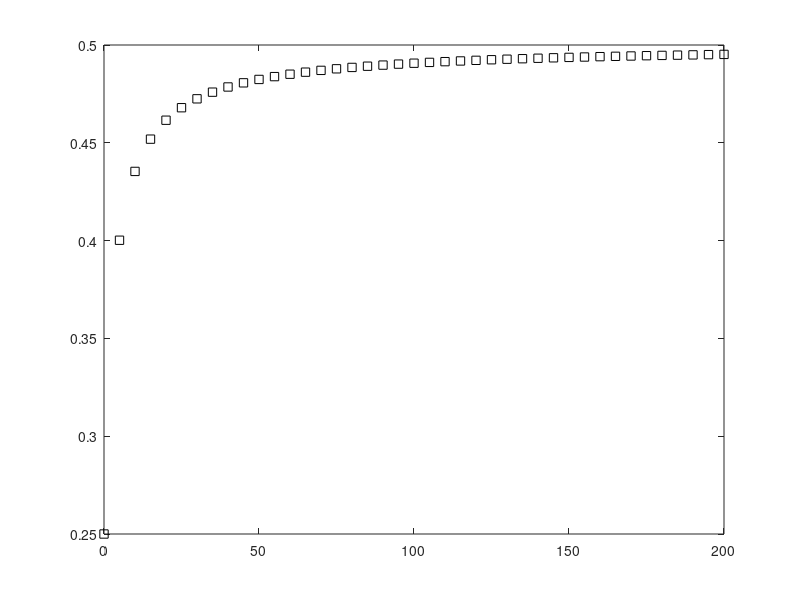

Recreate this plot in MATLAB.
x = [0.25];
iterator = 1;
n = 0:5:200;

while iterator <= 200

    x(iterator+1) = x(iterator)^2 + 0.25;

    iterator = iterator + 1;
end

x_konacno = x(1:5: end );
plot( n, x_konacno, 'ks' );

%%%%%%%%%%%%%%Provera samo%%%%%%%%%%%%%%
% length(x_konacno);
% length(0:5:200);
%%%%%%%%%%%%%%%%%%%%%%%%%%%%%%%%%%%%%%%%